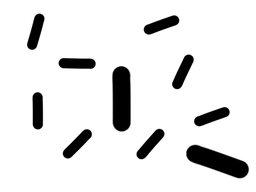
#> input picture resources/Groupe_baton.png, 256 x 192 px, shrunk from 1890 x 1417 before the run, found by its file name; the run also reads 1 picture not shown here
$ python 'OpenCV_ group.py'
#> lines starting #> are read from the running program, lines starting #| are printed output that depends on the picture; after the words box and inside, x2 and y2 are one past the last pixel; in counts of white or black regions, pixels touching at a corner belong together
import cv2
import numpy as np
import matplotlib.pyplot as plt
from scipy.interpolate import interp1d

def detection(X,Y,seuillage=0.6,weight=0.5):
#> called with X = 'baton_hauriz.png', Y = 'Groupe_baton.png', seuillage = 0.6, weight = 0.5
  image_globale = cv2.imread(Y, cv2.IMREAD_UNCHANGED)
#> image_globale is the input picture: shape (192, 256, 4); mean B, G, R, A 229, 229, 229, 255
  image = cv2.imread(X, cv2.IMREAD_UNCHANGED)
  result = cv2.matchTemplate(image_globale, image, cv2.TM_SQDIFF_NORMED)
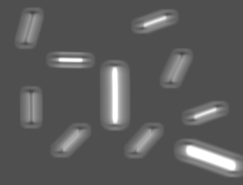
#> result: shape (185, 243) float32; min 0.272, max 1, mean 0.363
  positions = np.where(result >= seuillage)
#> positions = 2140 positions, rows 16 to 170, columns 28 to 238
  positions1 = []
  for i in range(len(positions[0])):
     positions1.append((positions[1][i], positions[0][i]))
#> after the loop, positions1 = 2140 pairs, first value 28 to 238, second value 16 to 170
  largeur_image = image.shape[1]
#> largeur_image = 14
  hauteur_image = image.shape[0]
#> hauteur_image = 8
  rectangles = []
  for pos in positions1:
    rect = [int(pos[0]), int(pos[1]), largeur_image, hauteur_image]
    rectangles.append(rect)
    rectangles.append(rect)
#> this loop made 2140 passes
#> rect on passes 1 to 3: [161, 16, 14, 8], [162, 16, 14, 8], [163, 16, 14, 8]
#> after the loop, rectangles = 4280 items, first 6: [161, 16, 14, 8], [161, 16, 14, 8], [162, 16, 14, 8], [162, 16, 14, 8], [163, 16, 14, 8], [163, 16, 14, 8]
  rectangles, weights = cv2.groupRectangles(rectangles,1, weight)
#> rectangles = [[155, 21, 14, 8], [31, 28, 14, 8], [70, 60, 14, 8], [178, 69, 14, 8], [115, 95, 14, 8], [33, 106, 14, 8], [205, 113, 14, 8], [71, 140, 14, 8], [144, 140, 14, 8], [211, 158, 14, 8]]; weights = [272, 56, 210, 92, 1372, 48, 270, 294, 276, 1390]
  points = []
  for (x, y, w, h) in rectangles:
    points.append((x, y))
    cv2.drawMarker(image_globale, (x, y),(255, 0, 255), 2,40, 2)
#> this loop made 10 passes
#> (x, y) on passes 1 to 10: (155, 21), (31, 28), (70, 60), (178, 69), (115, 95), (33, 106), (205, 113), (71, 140), (144, 140), (211, 158)
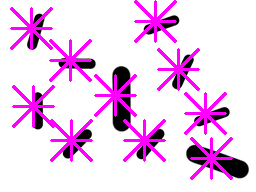
#> image_globale: shape (192, 256, 4); 12.46% of pixels changed, all inside (x1, y1, x2, y2) = (10, 0, 233, 180)
#> after the loop, points = [(155, 21), (31, 28), (70, 60), (178, 69), (115, 95), (33, 106), (205, 113), (71, 140), (144, 140), (211, 158)]
  cv2.waitKey()
  return len(points)
x=np.linspace(0.6,1,20)
for y in x:
  print(detection("baton_hauriz.png", "Groupe_baton.png",y))

plt.show()
